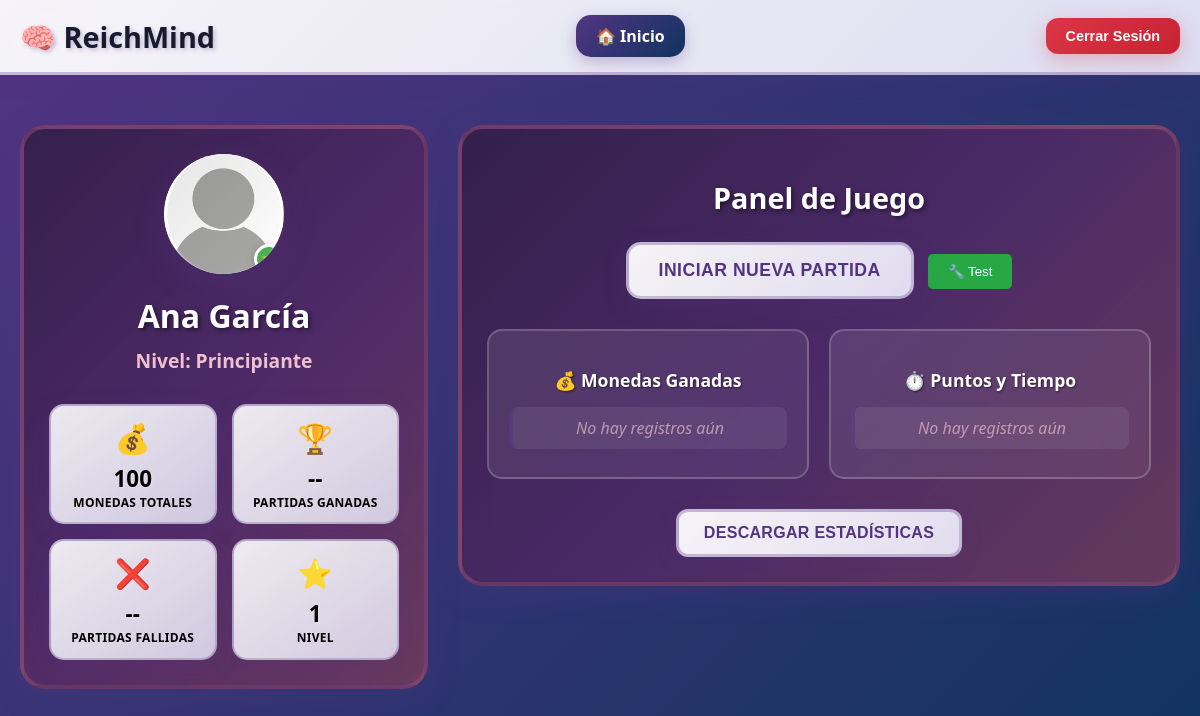
The app's page /panelControl/inicio.php (signed in) with its own data.
### tables this page shows
CREATE TABLE `usuarios` (
  `id` int(11) NOT NULL,
  `nombre` varchar(100) NOT NULL,
  `email` varchar(100) NOT NULL,
  `password` varchar(255) NOT NULL,
  `cod_categoria` int(11) DEFAULT NULL,
  `avatar` varchar(255) DEFAULT 'avatar.png',
  `monedas_totales` int(11) DEFAULT 100,
  `fecha_registro` timestamp NOT NULL DEFAULT current_timestamp(),
  `activo` tinyint(1) DEFAULT 1
);

CREATE TABLE `categoria` (
  `id_categoria` int(11) NOT NULL,
  `nombre_categoria` varchar(20) NOT NULL
);

### panelControl/inicio.php (the view, shortened to what this page needs)
<?php
require_once '../bd/conexion.php';
$usuario_id = $_SESSION['usuario_id'];
$usuario_nombre = $_SESSION['usuario_nombre'] ?? 'Usuario';
$usuario_nivel = $_SESSION['usuario_nivel'] ?? 'Sin asignar';
$usuario_monedas = $_SESSION['usuario_monedas'] ?? 0;
$usuario_avatar = 'avatar.png';
try {
    $stmt = $pdo->prepare("SELECT avatar, cod_categoria, monedas_totales FROM usuarios WHERE id = ?");
    $stmt->execute([$usuario_id]);
    $resultado = $stmt->fetch(PDO::FETCH_ASSOC);
    if ($resultado && !empty($resultado['avatar'])) {
        $usuario_avatar = $resultado['avatar'];
    }
    if ($resultado && isset($resultado['monedas_totales'])) {
        $usuario_monedas = (int)$resultado['monedas_totales'];
    }
    if ($resultado && $resultado['cod_categoria']) {
        $stmtNivel = $pdo->prepare("SELECT nombre_categoria FROM categoria WHERE id_categoria = ?");
        $stmtNivel->execute([$resultado['cod_categoria']]);
        $nivelResult = $stmtNivel->fetch(PDO::FETCH_ASSOC);
        if ($nivelResult) {
            $usuario_nivel = $nivelResult['nombre_categoria'];
        }
    }
} catch (PDOException $e) {
    $usuario_avatar = 'avatar.png';
}
?>
<!DOCTYPE html>
<html lang="es">
<head>
    <link rel="stylesheet" href="../css/inicio.css?v=<?php echo time(); ?>">
</head>
<body>
    <nav class="barra-navegacion">
        <div class="contenedor-nav">
            <div class="marca-nav">
                <h1>🧠 ReichMind</h1>
            </div>
            <div class="menu-nav">
                <a href="#" class="enlace-nav activo">🏠 Inicio</a>
            </div>
            <div class="usuario-nav">
                <button class="boton-cerrar-sesion" onclick="cerrarSesion()">
                    Cerrar Sesión
                </button>
            </div>
        </div>
    </nav>
    <div class="contenedor-dashboard">
        <div class="contenedor perfil-contenedor">
            <div class="cabecera-perfil">
                <div class="contenedor-avatar">
                    <div class="circulo-avatar" onclick="abrirModalAvatar()" style="cursor: pointer;" title="Haz clic para cambiar tu avatar">
                        <?php
                        $ruta_avatar = "../img/" . $usuario_avatar;
                        if (file_exists($ruta_avatar)) {
                            ?>
                            <div class="avatar-imagen" style="
                                width: 100%;
                                height: 100%;
                                border-radius: 50%;
                                background-image: url('<?php echo $ruta_avatar; ?>');
                                background-size: cover;
                                background-position: center;
                                background-repeat: no-repeat;
                                position: relative;
                                overflow: hidden;
                                border: 3px solid rgba(255,255,255,0.2);
                                box-shadow: 0 4px 15px rgba(0,0,0,0.2);
                                transition: all 0.3s ease;
                            ">
                                <div style="
                                    position: absolute;
                                    top: 0;
                                    left: 0;
                                    width: 100%;
                                    height: 100%;
                                    background: linear-gradient(135deg, rgba(0,0,0,0.1), transparent);
                                    border-radius: 50%;
                                "></div>
                            </div>
                            <?php
                        }
                        ?>
                        <div class="indicador-nivel" style="
                            position: absolute;
                            bottom: 0;
                            right: 0;
                            width: 24px;
                            height: 24px;
                            border-radius: 50%;
                            background: <?php
                                switch($usuario_nivel) {
                                    case 'Principiante': echo '#4CAF50'; break;
                                }
                            ?>;
                            border: 3px solid white;
                            display: flex;
                            align-items: center;
                            justify-content: center;
                            font-size: 12px;
                            font-weight: bold;
                            color: white;
                            box-shadow: 0 2px 8px rgba(0,0,0,0.2);
                        ">
                            <?php
                                switch($usuario_nivel) {
                                    case 'Principiante': echo '🌱'; break;
                                }
                            ?>
                        </div>
                    </div>
                    <div class="barra-nivel">
                    </div>
                </div>
                <div class="info-usuario">
                    <h2 class="nombre-usuario" id="username-display"><?php echo htmlspecialchars($usuario_nombre); ?></h2>
                    <p class="nivel-usuario">Nivel: <?php echo htmlspecialchars($usuario_nivel); ?></p>
                </div>
            </div>
            <div class="cuadricula-estadisticas">
                <div class="tarjeta-estadistica">
                    <div class="icono-estadistica">💰</div>
                    <div class="numero-estadistica"><?php echo number_format($usuario_monedas); ?></div>
                    <div class="etiqueta-estadistica">Monedas Totales</div>
                </div>
                <div class="tarjeta-estadistica">
                    <div class="icono-estadistica">🏆</div>
                    <div class="numero-estadistica">--</div>
                    <div class="etiqueta-estadistica">Partidas Ganadas</div>
                </div>
                <div class="tarjeta-estadistica">
                    <div class="icono-estadistica">❌</div>
                    <div class="numero-estadistica">--</div>
                    <div class="etiqueta-estadistica">Partidas Fallidas</div>
                </div>
                <div class="tarjeta-estadistica">
                    <div class="icono-estadistica">⭐</div>
                    <div class="numero-estadistica"><?php
                        $nivel_numero = '';
                        switch($usuario_nivel) {
                            case 'Principiante':
                                $nivel_numero = '1';
                                break;
                        }
                        echo $nivel_numero;
                    ?></div>
                    <div class="etiqueta-estadistica">Nivel</div>
                </div>
            </div>
        </div>
        <div class="contenedor contenedor-secundario">
            <h2 class="titulo-formulario">Panel de Juego</h2>
            <div class="seccion-partida">
                <button class="boton-iniciar-partida" onclick="iniciarNuevaPartida()">
                    Iniciar Nueva Partida
                </button>
                <button style="background: #28a745; color: white; border: none; padding: 10px 20px; border-radius: 5px; margin-left: 10px; cursor: pointer;" onclick="alert('✅ JavaScript funciona!')">
                    🔧 Test
                </button>
            </div>
            <div class="contenedor-listas">
                <div class="lista-contenedor">
                    <h3 class="titulo-lista">💰 Monedas Ganadas</h3>
                    <ul class="lista-monedas" id="lista-monedas">
                        <li class="lista-vacia">No hay registros aún</li>
                    </ul>
                </div>
                <div class="lista-contenedor">
                    <h3 class="titulo-lista">⏱️ Puntos y Tiempo</h3>
                    <ul class="lista-puntos-tiempo" id="lista-puntos-tiempo">
                        <li class="lista-vacia">No hay registros aún</li>
                    </ul>
                </div>
            </div>
            <div class="seccion-descarga">
                <button class="boton-descargar" onclick="descargarEstadisticas()">
                    Descargar Estadísticas
                </button>
            </div>
        </div>
    </div>
</body>
</html>

### panelControl/inicio.php (style rules this page uses)
body { margin: 0; padding: 0; font-family: 'Segoe UI', Tahoma, Geneva, Verdana, sans-serif; background: linear-gradient(135deg, #533483 0%, #0f3460 100%); min-height: 100vh; color: white; }
button { cursor: pointer; transition: all 0.3s ease; }

### records on screen
usuarios: avatar (placeholder picture), monedas_totales "100"
categoria: nombre_categoria "Principiante", nombre_categoria "1"

### other values on screen
$usuario_nombre "Ana García"
